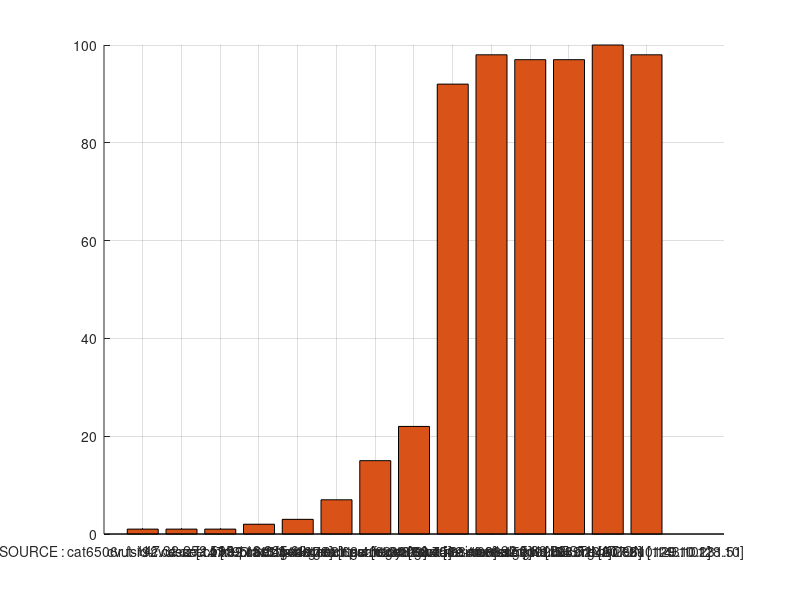

MATLAB code for this plot: (Note: this script raises an error after producing the figure.)
clear;clc

%% Plot trace route from prague to boston

% Tracing route to neu-re-nox1sumgw1.nox.org [207.210.143.102]
% over a maximum of 18 hops:
% 
%   1    <1 ms    <1 ms    <1 ms  cat6506r.fsid.cvut.cz [147.32.160.1]
%   2     2 ms    11 ms    <1 ms  147.32.252.51
%   3     1 ms    <1 ms     1 ms  cvut-r92.cesnet.cz [195.113.144.173]
%   4     1 ms     2 ms     2 ms  195.113.235.89
%   5    <1 ms    <1 ms    <1 ms  cesnet.mx1.pra.cz.geant.net [62.40.124.29]
%   6     7 ms     7 ms     7 ms  ae9.mx1.fra.dk.geant.net [62.40.98.75]
%   7    15 ms    15 ms    15 ms  ae1.mx1.gen.ch.geant.net [62.40.98.108]
%   8    22 ms    22 ms    22 ms  ae4.mx1.par.fr.geant.net [62.40.98.152]
%   9    92 ms    92 ms    92 ms  et-3-1-0.102.rtsw.newy32aoa.net.internet2.edu [198.71.45.236]
%  10    99 ms    97 ms    98 ms  nox300gw1-i2-re.nox.org [192.5.89.221]
%  11    97 ms    97 ms    97 ms  192.5.89.22
%  12    97 ms    97 ms    97 ms  neu-re-nox1sumgw1.nox.org [207.210.143.102]
%  13    97 ms   105 ms    97 ms  core-sl-1-vlan64.cne.neu.edu [129.10.128.10]
%  14    98 ms    97 ms    98 ms  129.10.131.51
% 
% Trace complete.

%%
hop1 = {'SOURCE : cat6506r.fsid.cvut.cz [147.32.160.1]',1};

hop2 = {'147.32.252.51', 1};

hop3 = {'cvut-r92.cesnet.cz [195.113.144.173]', 1};

hop4 = {'195.113.235.89', 2};

hop5 = {'cesnet.mx1.pra.cz.geant.net [62.40.124.29]', 3};

hop6 = {'ae9.mx1.fra.dk.geant.net [62.40.98.75]', 7};

hop7 = {'ae1.mx1.gen.ch.geant.net [62.40.98.108]', 15};

hop8 = {'ae4.mx1.par.fr.geant.net [62.40.98.152]', 22};

hop9 = {'et-3-1-0.102.rtsw.newy32aoa.net.internet2.edu [198.71.45.236]', 92};

hop10 = {'nox300gw1-i2-re.nox.org [192.5.89.221]', 98};

hop11 = {'192.5.89.22', 97};

hop12 = {'neu-re-nox1sumgw1.nox.org [207.210.143.102]', 97};

hop13 = {'core-sl-1-vlan64.cne.neu.edu [129.10.128.10]', 100};

hop14 = {'DESTINATION : 129.10.131.51', 98};

hops = [hop1; hop2; hop3; hop4; hop5; hop6; hop7; hop8; hop9; hop10; hop11;...
    hop12; hop13; hop14];


latency = [];
hop_dest = {};

for k = 1:length(hops)
    hop_dest{end+1} = hops{k,1};
    latency(end+1) = hops{k,2};
end

color_A = [0.8500,0.3250,0.0980];
figure; hold on;

bar(latency, 'FaceColor', color_A); grid on;
set(gca, 'XTickLabel',hop_dest, 'XTick',1:numel(hop_dest));

ax = gca; 
ax.XTickLabelRotation = 30;

ylabel('packet''s round-trip (msec)','FontSize', 18);
xlabel('remote nodes', 'FontSize', 15);
title('Packet''s path from Prague to Boston','FontSize', 18);


